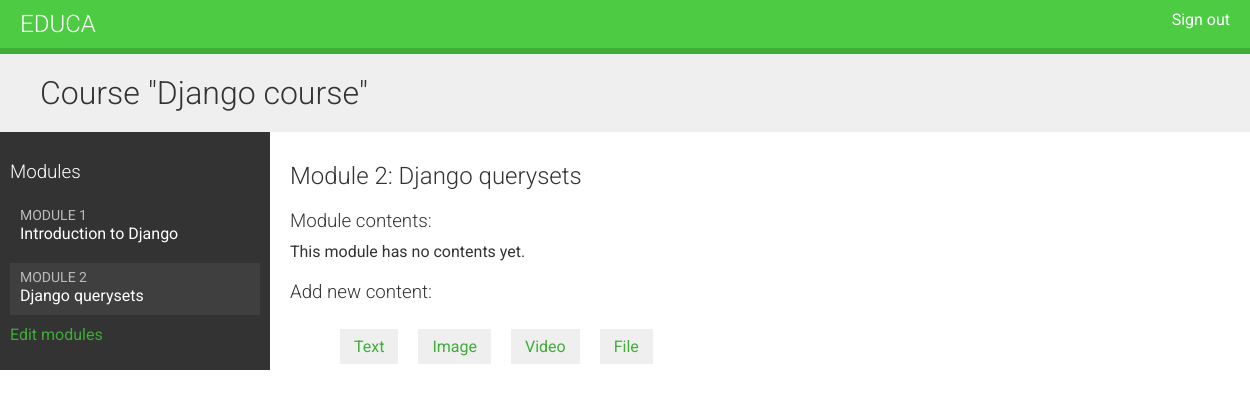
The app's page /course/module/9/ (signed in), older data.
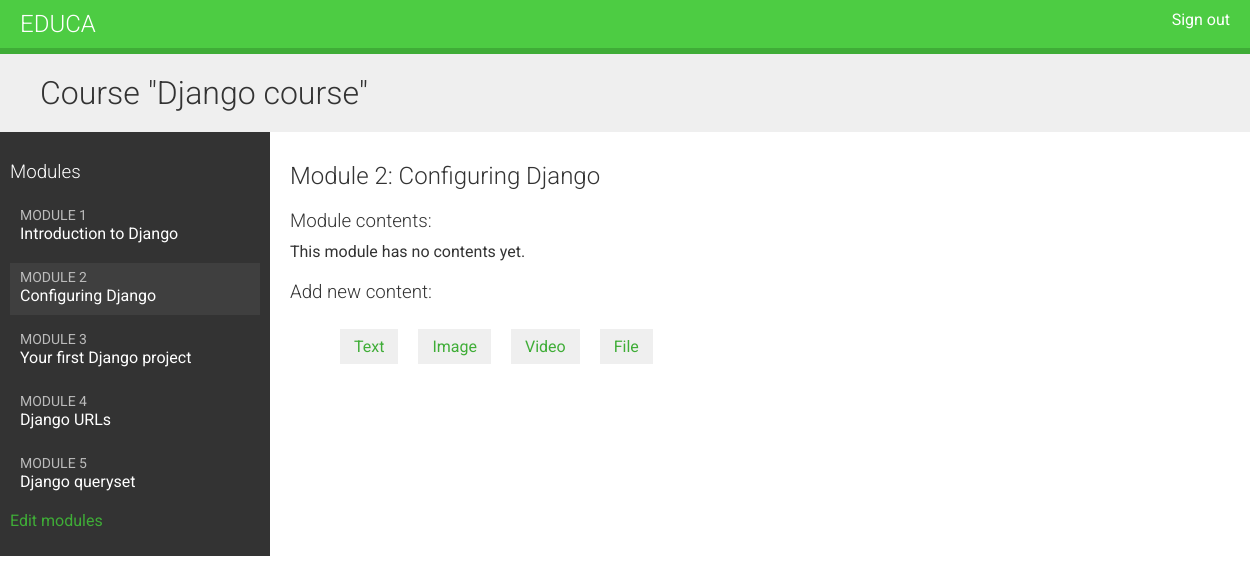
The same page, newer data.
### courses/models.py (models this page shows, shortened)
class Module(models.Model):
    course = models.ForeignKey(Course, related_name='modules', on_delete=models.CASCADE)
    title = models.CharField(max_length=200)
    description = models.TextField(blank=True)
    order = OrderField(blank=True, for_fields=['course'])
    class Meta:
        ordering = ['order']

### courses/views.py (the view)
# urls.py: path('module/<int:module_id>/', views.ModuleContentListView.as_view(), name='module_content_list'),
class ModuleContentListView(TemplateResponseMixin, View):
    template_name = 'courses/manage/module/content_list.html'
    def get(self, request, module_id):
        module = get_object_or_404(Module, id=module_id, course__owner=request.user)
        return self.render_to_response({'module': module})

### courses/templates/courses/manage/module/content_list.html (shortened to what this page needs)
{% extends 'base.html' %}
{% load course %}
{% block content %}
    {% with course=module.course %}
        <h1>Course "{{ course.title }}"</h1>
        <div class="contents">
            <h3>Modules</h3>
            <ul id="modules">
                {% for m in course.modules.all %}
                    <li data-id="{{ m.id }}" {% if m == module %} class="selected" {% endif %}>
                        <a href="{% url 'module_content_list' m.id %}">
                            <span>
                                Module <span class="order">{{ m.order|add:1 }}</span>
                            </span>
                            <br>
                            {{ m.title }}
                        </a>
                    </li>
                {% empty %}
                    <li>No modules yet.</li>
                {% endfor %}
            </ul>
            <p><a href="{% url 'course_module_update' course.id %}">Edit modules</a></p>
        </div>
        <div class="module">
            <h2>Module {{ module.order|add:1 }}: {{ module.title }}</h2>
            <h3>Module contents:</h3>
            <div id="module-contents">
                {% for content in module.contents.all %}
                    <div data-id="{{ content.id }}">
                        {% with item=content.item %}
                            <p>{{ item }} ({{ item|model_name }})</p>
                            <a href="{% url 'module_content_update' module.id item|model_name item.id %}">Edit</a>
                            <form action="{% url 'module_content_delete' content.id %}" method="post">
                                <input type="submit" value="Delete">
                                {% csrf_token %}
                            </form>
                        {% endwith %}
                    </div>
                {% empty %}
                    <p>This module has no contents yet.</p>
                {% endfor %}
            </div>
            <h3>Add new content:</h3>
            <ul class="content-types">
                <li>
                    <a href="{% url 'module_content_create' module.id 'text' %}">Text</a>
                </li>
                <li>
                    <a href="{% url 'module_content_create' module.id 'image' %}">Image</a>
                </li>
                <li>
                    <a href="{% url 'module_content_create' module.id 'video' %}">Video</a>
                </li>
                <li>
                    <a href="{% url 'module_content_create' module.id 'file' %}">File</a>
                </li>
            </ul>
        </div>
    {% endwith %}
{% endblock %}

Row changes from the older to the newer data that the page shows:
changed Module: title "Django querysets" → "Configuring Django"
added Module: order|add "3", title "Your first Django project"
added Module: order|add "4", title "Django URLs"
added Module: order|add "5", title "Django queryset"
